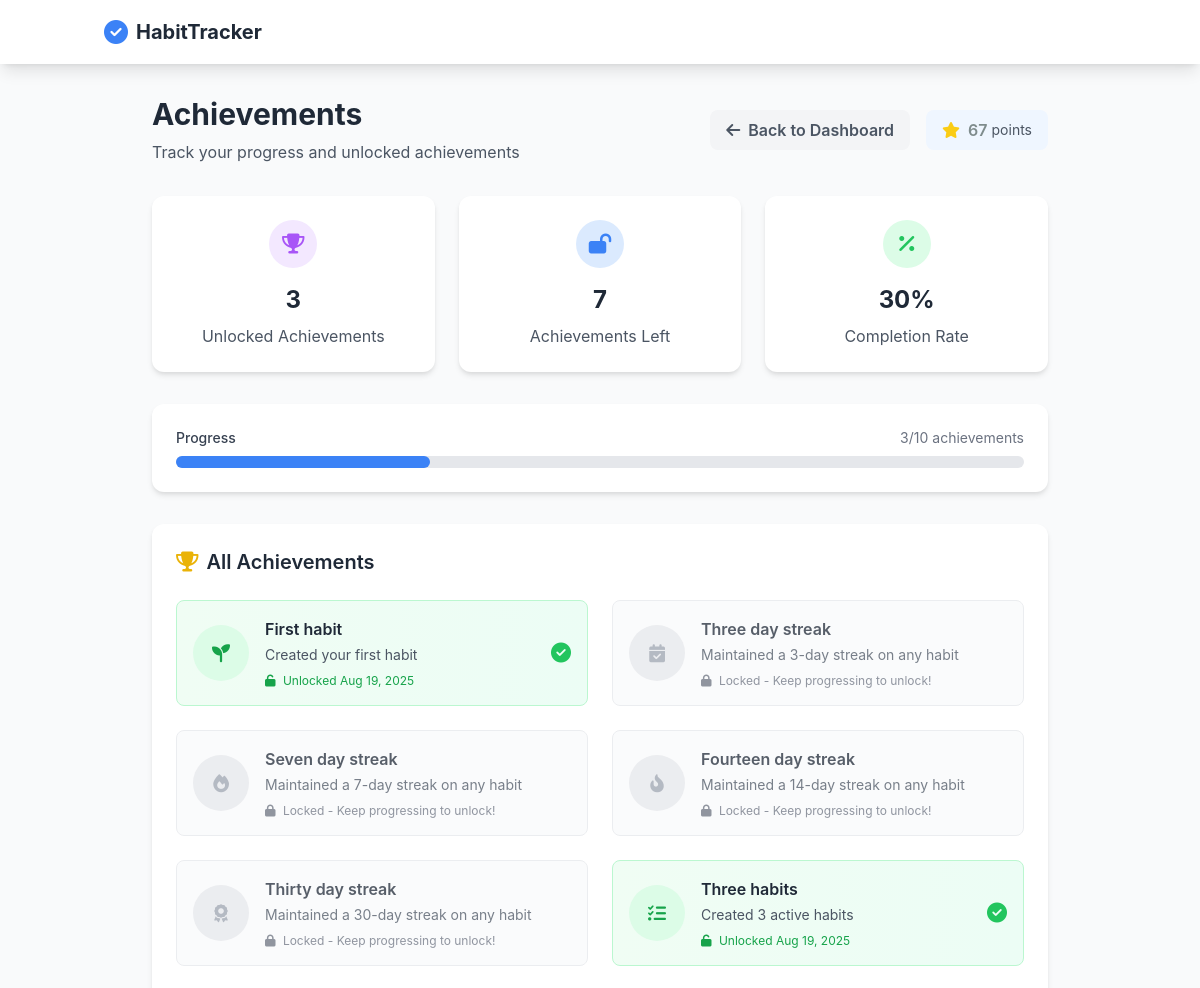
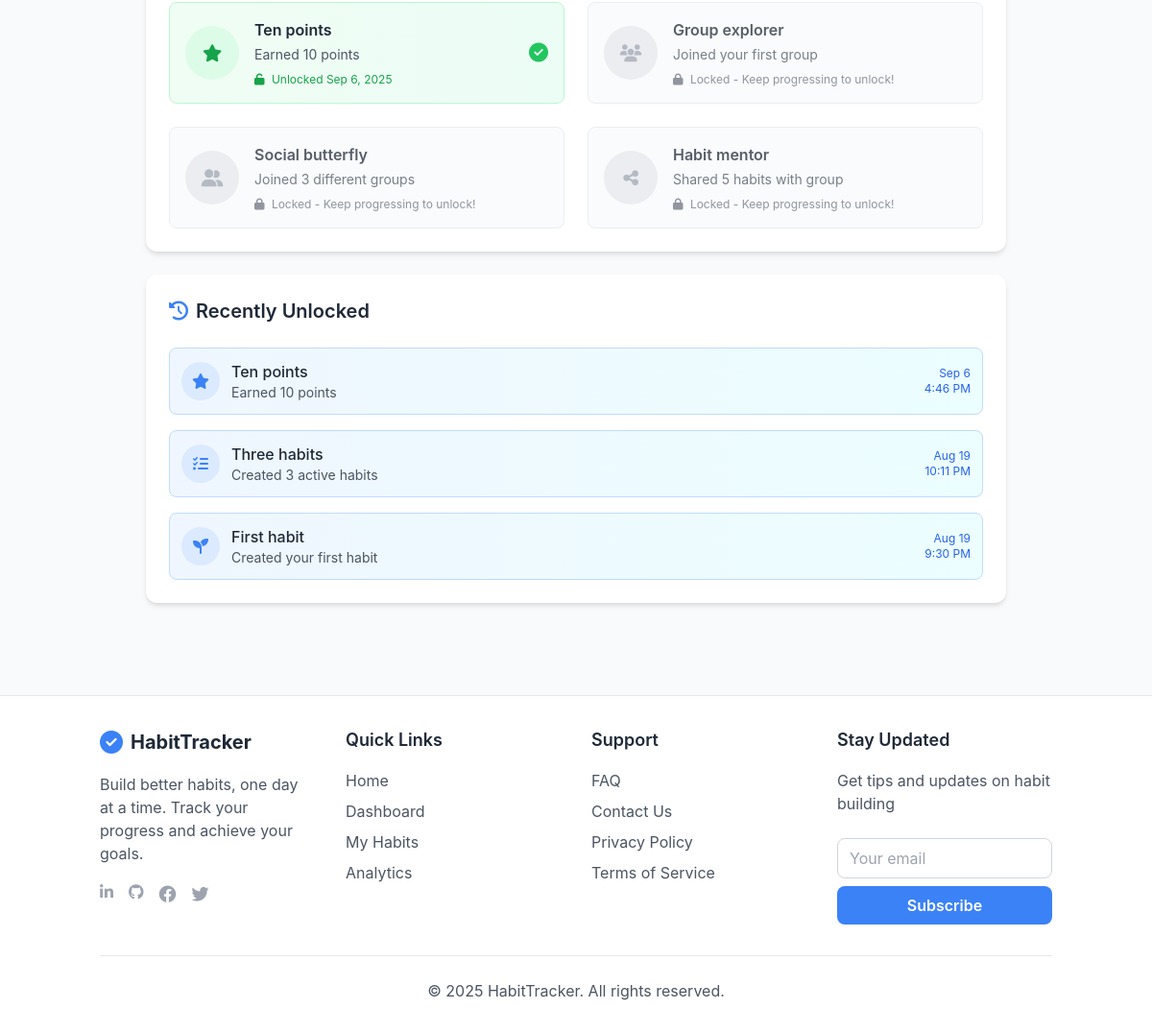
Page /achievements.php (signed in) on the committed database (2 pictures, top to bottom).
### tables this page shows
CREATE TABLE `user_points` (
  `id` int(11) NOT NULL,
  `user_id` int(11) NOT NULL,
  `points` int(11) DEFAULT 0
);

CREATE TABLE `achievement_definitions` (
  `id` int(11) NOT NULL,
  `achievement_name` varchar(100) NOT NULL,
  `description` text DEFAULT NULL,
  `icon_class` varchar(50) DEFAULT NULL
);

CREATE TABLE `user_achievements` (
  `id` int(11) NOT NULL,
  `user_id` int(11) NOT NULL,
  `achievement_name` varchar(100) NOT NULL,
  `unlocked_at` timestamp NOT NULL DEFAULT current_timestamp()
);

### achievements.php (the view, shortened to what this page needs)
<?php
require_once 'config.php';
$user_id = $_SESSION['user_id'];
$stmt = $pdo->prepare("SELECT * FROM achievement_definitions ORDER BY id");
$stmt->execute();
$all_achievements = $stmt->fetchAll();
$stmt = $pdo->prepare("
    SELECT ua.*, ad.description, ad.icon_class
    FROM user_achievements ua
    JOIN achievement_definitions ad ON ua.achievement_name = ad.achievement_name
    WHERE ua.user_id = ?
    ORDER BY ua.unlocked_at DESC
");
$stmt->execute([$user_id]);
$user_achievements = $stmt->fetchAll();
$stmt = $pdo->prepare("SELECT points FROM user_points WHERE user_id = ?");
$stmt->execute([$user_id]);
$user_points = $stmt->fetch()['points'];
require_once 'header.php';
?>
<div class="max-w-4xl mx-auto">
    <div class="flex items-center justify-between mb-8">
        <div>
            <h1 class="text-3xl font-bold text-gray-800 mb-2">Achievements</h1>
            <p class="text-gray-600">Track your progress and unlocked achievements</p>
        </div>
        <div class="flex items-center space-x-4">
            <a href="dashboard.php" class="bg-gray-100 text-gray-600 px-4 py-2 rounded-lg font-semibold hover:bg-gray-200 transition flex items-center">
                <i class="fas fa-arrow-left mr-2"></i> Back to Dashboard
            </a>
            <div class="bg-blue-50 px-4 py-2 rounded-lg flex items-center">
                <i class="fas fa-star text-yellow-400 mr-2"></i>
                <span class="font-semibold"><?php echo $user_points; ?></span>
                <span class="text-sm text-gray-600 ml-1">points</span>
            </div>
        </div>
    </div>
    <div class="grid grid-cols-1 md:grid-cols-3 gap-6 mb-8">
        <div class="app-card p-6 text-center">
            <div class="w-12 h-12 bg-purple-100 rounded-full flex items-center justify-center mx-auto mb-4">
                <i class="fas fa-trophy text-purple-500 text-xl"></i>
            </div>
            <div class="text-2xl font-bold text-gray-800 mb-2">
                <?php echo count($user_achievements); ?>
            </div>
            <div class="text-gray-600">Unlocked Achievements</div>
        </div>
        <div class="app-card p-6 text-center">
            <div class="w-12 h-12 bg-blue-100 rounded-full flex items-center justify-center mx-auto mb-4">
                <i class="fas fa-lock-open text-blue-500 text-xl"></i>
            </div>
            <div class="text-2xl font-bold text-gray-800 mb-2">
                <?php echo count($all_achievements) - count($user_achievements); ?>
            </div>
            <div class="text-gray-600">Achievements Left</div>
        </div>
        <div class="app-card p-6 text-center">
            <div class="w-12 h-12 bg-green-100 rounded-full flex items-center justify-center mx-auto mb-4">
                <i class="fas fa-percentage text-green-500 text-xl"></i>
            </div>
            <div class="text-2xl font-bold text-gray-800 mb-2">
                <?php echo count($all_achievements) > 0 ? round((count($user_achievements) / count($all_achievements)) * 100) : 0; ?>%
            </div>
            <div class="text-gray-600">Completion Rate</div>
        </div>
    </div>
    <div class="app-card p-6 mb-8">
        <div class="flex justify-between items-center mb-2">
            <span class="text-sm font-medium text-gray-700">Progress</span>
            <span class="text-sm text-gray-500">
                <?php echo count($user_achievements); ?>/<?php echo count($all_achievements); ?> achievements
            </span>
        </div>
        <div class="w-full bg-gray-200 rounded-full h-3">
            <div class="bg-blue-500 h-3 rounded-full transition-all duration-500"
                style="width: <?php echo count($all_achievements) > 0 ? (count($user_achievements) / count($all_achievements)) * 100 : 0; ?>%">
            </div>
        </div>
    </div>
    <div class="app-card p-6">
        <h2 class="text-xl font-semibold text-gray-800 mb-6 flex items-center">
            <i class="fas fa-trophy text-yellow-500 mr-2"></i>
            All Achievements
        </h2>
        <div class="grid grid-cols-1 md:grid-cols-2 gap-6">
            <?php foreach ($all_achievements as $achievement):
                $is_unlocked = false;
                $unlocked_date = '';
                foreach ($user_achievements as $user_achievement) {
                    if ($user_achievement['achievement_name'] === $achievement['achievement_name']) {
                        $is_unlocked = true;
                        $unlocked_date = $user_achievement['unlocked_at'];
                        break;
                    }
                }
            ?>
                <div class="flex items-center p-4 border rounded-lg transition-all duration-300 <?php echo $is_unlocked ? 'bg-gradient-to-r from-green-50 to-emerald-50 border-green-200' : 'bg-gray-50 border-gray-200 opacity-75'; ?>">
                    <div class="w-14 h-14 rounded-full flex items-center justify-center mr-4 flex-shrink-0 <?php echo $is_unlocked ? 'bg-green-100 text-green-600' : 'bg-gray-200 text-gray-400'; ?>">
                        <i class="fas <?php echo $achievement['icon_class']; ?> text-lg"></i>
                    </div>
                    <div class="flex-1">
                        <h3 class="font-semibold text-gray-800 <?php echo $is_unlocked ? '' : 'text-gray-500'; ?>">
                            <?php echo ucfirst(str_replace(['-', '_'], ' ', $achievement['achievement_name'])); ?>
                        </h3>
                        <p class="text-sm text-gray-600 mt-1"><?php echo $achievement['description']; ?></p>
                        <?php if ($is_unlocked && $unlocked_date): ?>
                            <p class="text-xs text-green-600 mt-2">
                                <i class="fas fa-unlock mr-1"></i>
                                Unlocked <?php echo date('M j, Y', strtotime($unlocked_date)); ?>
                            </p>
                        <?php elseif (!$is_unlocked): ?>
                            <p class="text-xs text-gray-500 mt-2">
                                <i class="fas fa-lock mr-1"></i>
                                Locked - Keep progressing to unlock!
                            </p>
                        <?php endif; ?>
                    </div>
                    <?php if ($is_unlocked): ?>
                        <div class="ml-2 text-green-500">
                            <i class="fas fa-check-circle text-xl"></i>
                        </div>
                    <?php endif; ?>
                </div>
            <?php endforeach; ?>
        </div>
    </div>
    <?php if (!empty($user_achievements)): ?>
        <div class="app-card p-6 mt-6">
            <h2 class="text-xl font-semibold text-gray-800 mb-6 flex items-center">
                <i class="fas fa-history text-blue-500 mr-2"></i>
                Recently Unlocked
            </h2>
            <div class="space-y-4">
                <?php foreach (array_slice($user_achievements, 0, 5) as $achievement): ?>
                    <div class="flex items-center p-3 bg-gradient-to-r from-blue-50 to-cyan-50 rounded-lg border border-blue-200">
                        <div class="w-10 h-10 rounded-full bg-blue-100 flex items-center justify-center mr-3">
                            <i class="fas <?php echo $achievement['icon_class']; ?> text-blue-500"></i>
                        </div>
                        <div class="flex-1">
                            <h4 class="font-medium text-gray-800"><?php echo ucfirst(str_replace(['-', '_'], ' ', $achievement['achievement_name'])); ?></h4>
                            <p class="text-sm text-gray-600"><?php echo $achievement['description']; ?></p>
                        </div>
                        <div class="text-xs text-blue-600 text-right">
                            <div><?php echo date('M j', strtotime($achievement['unlocked_at'])); ?></div>
                            <div><?php echo date('g:i A', strtotime($achievement['unlocked_at'])); ?></div>
                        </div>
                    </div>
                <?php endforeach; ?>
            </div>
        </div>
    <?php endif; ?>
</div>
<?php require_once 'footer.php'; ?>

### css/style.css (style rules this page uses)
body { background-color: #f0f4f8; font-family: 'Inter', -apple-system, BlinkMacSystemFont, 'Segoe UI', Roboto, sans-serif; color: #7f8c8d; }
.app-card { background-color: #ffffff; border-radius: 12px; box-shadow: 0 8px 16px rgba(0,0,0,0.05); transition: transform 0.2s ease, box-shadow 0.2s ease; }
.text-center { text-align: center; }
.mb-4 { margin-bottom: 1rem; }
.p-4 { padding: 1rem; }
:root { --primary-color: #4a90e2; --success-color: #2ecc71; --danger-color: #e74c3c; --warning-color: #f1c40f; --border-radius: 12px; }

### achievements.php (style rules this page uses)
.app-card { background: white; border-radius: 12px; box-shadow: 0 4px 6px -1px rgba(0, 0, 0, 0.1), 0 2px 4px -1px rgba(0, 0, 0, 0.06); transition: transform 0.2s ease, box-shadow 0.2s ease; }

### rows in the picture
user_points: points "67"
achievement_definitions: achievement_name "First habit", description "Created your first habit"
user_achievements: unlocked_at "Aug 19, 2025", achievement_name "First habit", achievement_definitions.description "Created your first habit", unlocked_at "Aug 19", unlocked_at "9:30 PM"
achievement_definitions: achievement_name "Three day streak", description "Maintained a 3-day streak on any habit", shows "Locked - Keep progressing to unlock!"
achievement_definitions: achievement_name "Seven day streak", description "Maintained a 7-day streak on any habit", shows "Locked - Keep progressing to unlock!"
achievement_definitions: achievement_name "Fourteen day streak", description "Maintained a 14-day streak on any habit", shows "Locked - Keep progressing to unlock!"
achievement_definitions: achievement_name "Thirty day streak", description "Maintained a 30-day streak on any habit", shows "Locked - Keep progressing to unlock!"
achievement_definitions: achievement_name "Three habits", description "Created 3 active habits"
user_achievements: unlocked_at "Aug 19, 2025", achievement_name "Three habits", achievement_definitions.description "Created 3 active habits", unlocked_at "Aug 19", unlocked_at "10:11 PM"
achievement_definitions: achievement_name "Ten points", description "Earned 10 points"
user_achievements: unlocked_at "Sep 6, 2025", achievement_name "Ten points", achievement_definitions.description "Earned 10 points", unlocked_at "Sep 6", unlocked_at "4:46 PM"
achievement_definitions: achievement_name "Group explorer", description "Joined your first group", shows "Locked - Keep progressing to unlock!"
achievement_definitions: achievement_name "Social butterfly", description "Joined 3 different groups", shows "Locked - Keep progressing to unlock!"
achievement_definitions: achievement_name "Habit mentor", description "Shared 5 habits with group", shows "Locked - Keep progressing to unlock!"

### other values in the picture
count($user_achievements) "3"
count($all_achievements) - count($user_achievements) "7"
count($all_achievements) "10"
